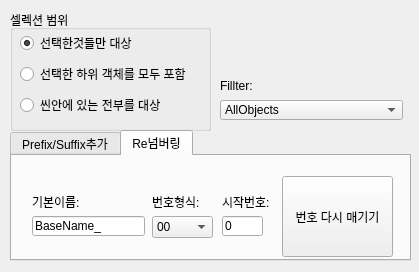
<?xml version="1.0" encoding="UTF-8"?>
<ui version="4.0">
 <class>Form</class>
 <widget class="QWidget" name="Form">
  <property name="geometry">
   <rect>
    <x>0</x>
    <y>0</y>
    <width>419</width>
    <height>272</height>
   </rect>
  </property>
  <property name="windowTitle">
   <string>Form</string>
  </property>
  <widget class="QGroupBox" name="groupBox">
   <property name="geometry">
    <rect>
     <x>10</x>
     <y>10</y>
     <width>201</width>
     <height>121</height>
    </rect>
   </property>
   <property name="title">
    <string>셀렉션 범위</string>
   </property>
   <widget class="QWidget" name="verticalLayoutWidget">
    <property name="geometry">
     <rect>
      <x>10</x>
      <y>20</y>
      <width>185</width>
      <height>91</height>
     </rect>
    </property>
    <layout class="QVBoxLayout" name="verticalLayout">
     <item>
      <widget class="QRadioButton" name="radioButton">
       <property name="text">
        <string>선택한것들만 대상</string>
       </property>
       <property name="checked">
        <bool>true</bool>
       </property>
      </widget>
     </item>
     <item>
      <widget class="QRadioButton" name="radioButton_2">
       <property name="text">
        <string>선택한 하위 객체를 모두 포함</string>
       </property>
      </widget>
     </item>
     <item>
      <widget class="QRadioButton" name="radioButton_3">
       <property name="text">
        <string>씬안에 있는 전부를 대상</string>
       </property>
      </widget>
     </item>
    </layout>
   </widget>
  </widget>
  <widget class="QTabWidget" name="tabWidget">
   <property name="geometry">
    <rect>
     <x>10</x>
     <y>130</y>
     <width>401</width>
     <height>131</height>
    </rect>
   </property>
   <property name="sizePolicy">
    <sizepolicy hsizetype="Expanding" vsizetype="Expanding">
     <horstretch>0</horstretch>
     <verstretch>0</verstretch>
    </sizepolicy>
   </property>
   <property name="minimumSize">
    <size>
     <width>0</width>
     <height>131</height>
    </size>
   </property>
   <property name="currentIndex">
    <number>1</number>
   </property>
   <widget class="QWidget" name="tab_2">
    <property name="minimumSize">
     <size>
      <width>0</width>
      <height>0</height>
     </size>
    </property>
    <property name="baseSize">
     <size>
      <width>0</width>
      <height>0</height>
     </size>
    </property>
    <attribute name="title">
     <string>Prefix/Suffix추가</string>
    </attribute>
    <widget class="QLabel" name="label_2">
     <property name="geometry">
      <rect>
       <x>20</x>
       <y>40</y>
       <width>56</width>
       <height>12</height>
      </rect>
     </property>
     <property name="text">
      <string>Prefix</string>
     </property>
    </widget>
    <widget class="QPushButton" name="pushButton">
     <property name="geometry">
      <rect>
       <x>270</x>
       <y>20</y>
       <width>111</width>
       <height>81</height>
      </rect>
     </property>
     <property name="text">
      <string>추가하기</string>
     </property>
    </widget>
    <widget class="QLineEdit" name="lineEdit_3">
     <property name="geometry">
      <rect>
       <x>20</x>
       <y>60</y>
       <width>113</width>
       <height>20</height>
      </rect>
     </property>
     <property name="text">
      <string>j_</string>
     </property>
    </widget>
    <widget class="QLabel" name="label_3">
     <property name="geometry">
      <rect>
       <x>150</x>
       <y>40</y>
       <width>56</width>
       <height>12</height>
      </rect>
     </property>
     <property name="text">
      <string>Suffix</string>
     </property>
    </widget>
    <widget class="QLineEdit" name="lineEdit_5">
     <property name="geometry">
      <rect>
       <x>150</x>
       <y>60</y>
       <width>113</width>
       <height>20</height>
      </rect>
     </property>
     <property name="text">
      <string>j_</string>
     </property>
    </widget>
   </widget>
   <widget class="QWidget" name="tab">
    <attribute name="title">
     <string>Re넘버링</string>
    </attribute>
    <widget class="QLabel" name="label_5">
     <property name="geometry">
      <rect>
       <x>20</x>
       <y>40</y>
       <width>56</width>
       <height>12</height>
      </rect>
     </property>
     <property name="text">
      <string>기본이름:</string>
     </property>
    </widget>
    <widget class="QLineEdit" name="lineEdit_2">
     <property name="geometry">
      <rect>
       <x>210</x>
       <y>60</y>
       <width>41</width>
       <height>20</height>
      </rect>
     </property>
     <property name="text">
      <string>0</string>
     </property>
    </widget>
    <widget class="QPushButton" name="pushButton_2">
     <property name="geometry">
      <rect>
       <x>270</x>
       <y>20</y>
       <width>111</width>
       <height>81</height>
      </rect>
     </property>
     <property name="text">
      <string>번호 다시 매기기</string>
     </property>
    </widget>
    <widget class="QLineEdit" name="lineEdit_4">
     <property name="geometry">
      <rect>
       <x>20</x>
       <y>60</y>
       <width>113</width>
       <height>20</height>
      </rect>
     </property>
     <property name="text">
      <string>BaseName_</string>
     </property>
    </widget>
    <widget class="QLabel" name="label_6">
     <property name="geometry">
      <rect>
       <x>140</x>
       <y>40</y>
       <width>56</width>
       <height>12</height>
      </rect>
     </property>
     <property name="text">
      <string>번호형식:</string>
     </property>
    </widget>
    <widget class="QLabel" name="label_7">
     <property name="geometry">
      <rect>
       <x>210</x>
       <y>40</y>
       <width>56</width>
       <height>12</height>
      </rect>
     </property>
     <property name="text">
      <string>시작번호:</string>
     </property>
    </widget>
    <widget class="QComboBox" name="comboBox_2">
     <property name="geometry">
      <rect>
       <x>140</x>
       <y>60</y>
       <width>61</width>
       <height>22</height>
      </rect>
     </property>
     <item>
      <property name="text">
       <string>00</string>
      </property>
     </item>
     <item>
      <property name="text">
       <string>0</string>
      </property>
     </item>
     <item>
      <property name="text">
       <string>000</string>
      </property>
     </item>
     <item>
      <property name="text">
       <string>0000</string>
      </property>
     </item>
    </widget>
   </widget>
  </widget>
  <widget class="QLabel" name="label">
   <property name="geometry">
    <rect>
     <x>220</x>
     <y>80</y>
     <width>56</width>
     <height>12</height>
    </rect>
   </property>
   <property name="text">
    <string>Fillter:</string>
   </property>
  </widget>
  <widget class="QComboBox" name="cb_type">
   <property name="geometry">
    <rect>
     <x>220</x>
     <y>100</y>
     <width>183</width>
     <height>20</height>
    </rect>
   </property>
   <item>
    <property name="text">
     <string>AllObjects</string>
    </property>
   </item>
   <item>
    <property name="text">
     <string>Polygon</string>
    </property>
   </item>
   <item>
    <property name="text">
     <string>Joint</string>
    </property>
   </item>
   <item>
    <property name="text">
     <string>Locator</string>
    </property>
   </item>
   <item>
    <property name="text">
     <string>NurbsCurve</string>
    </property>
   </item>
  </widget>
 </widget>
 <resources/>
 <connections/>
</ui>
